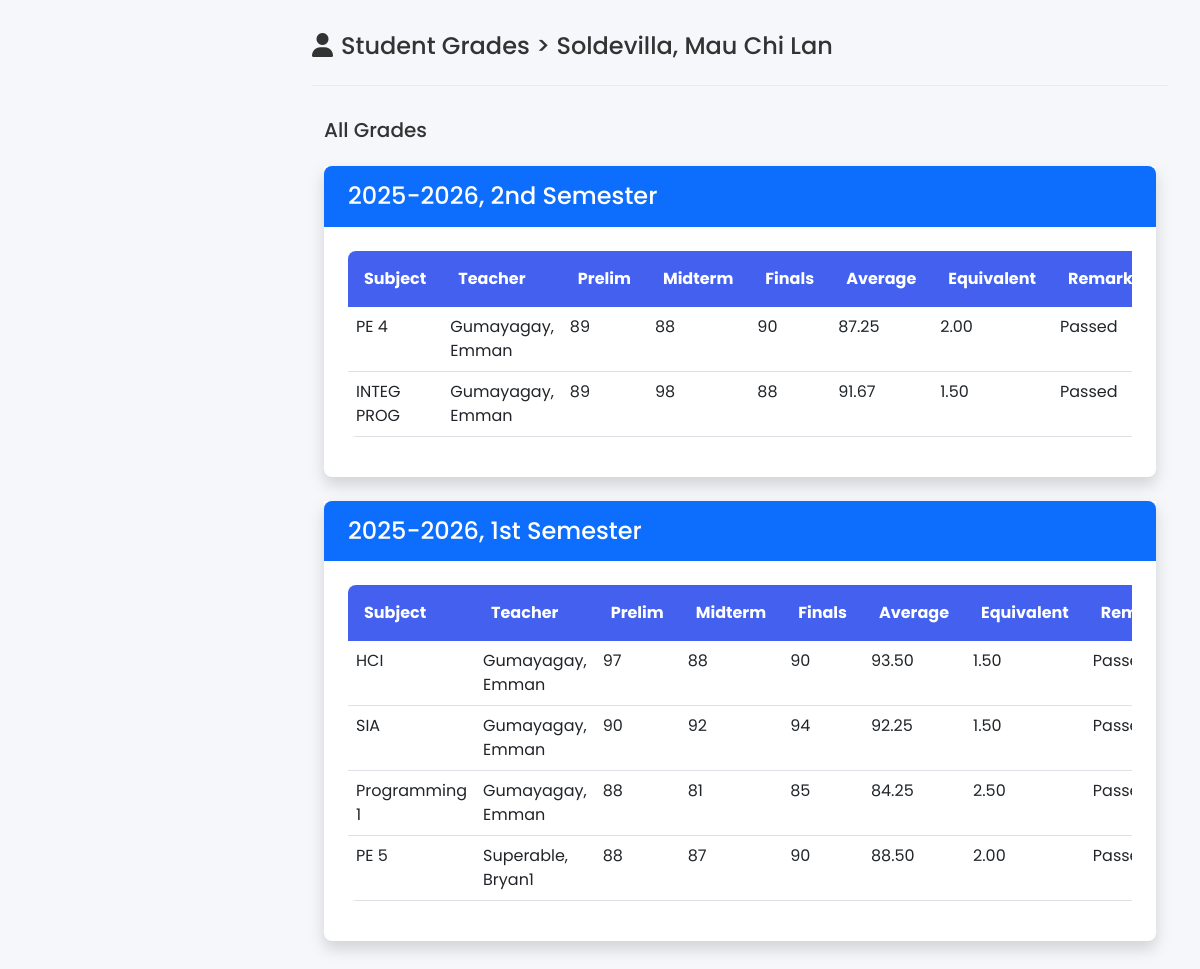
The app's page /Admin/admin-grades-view.php?id=45, older data.
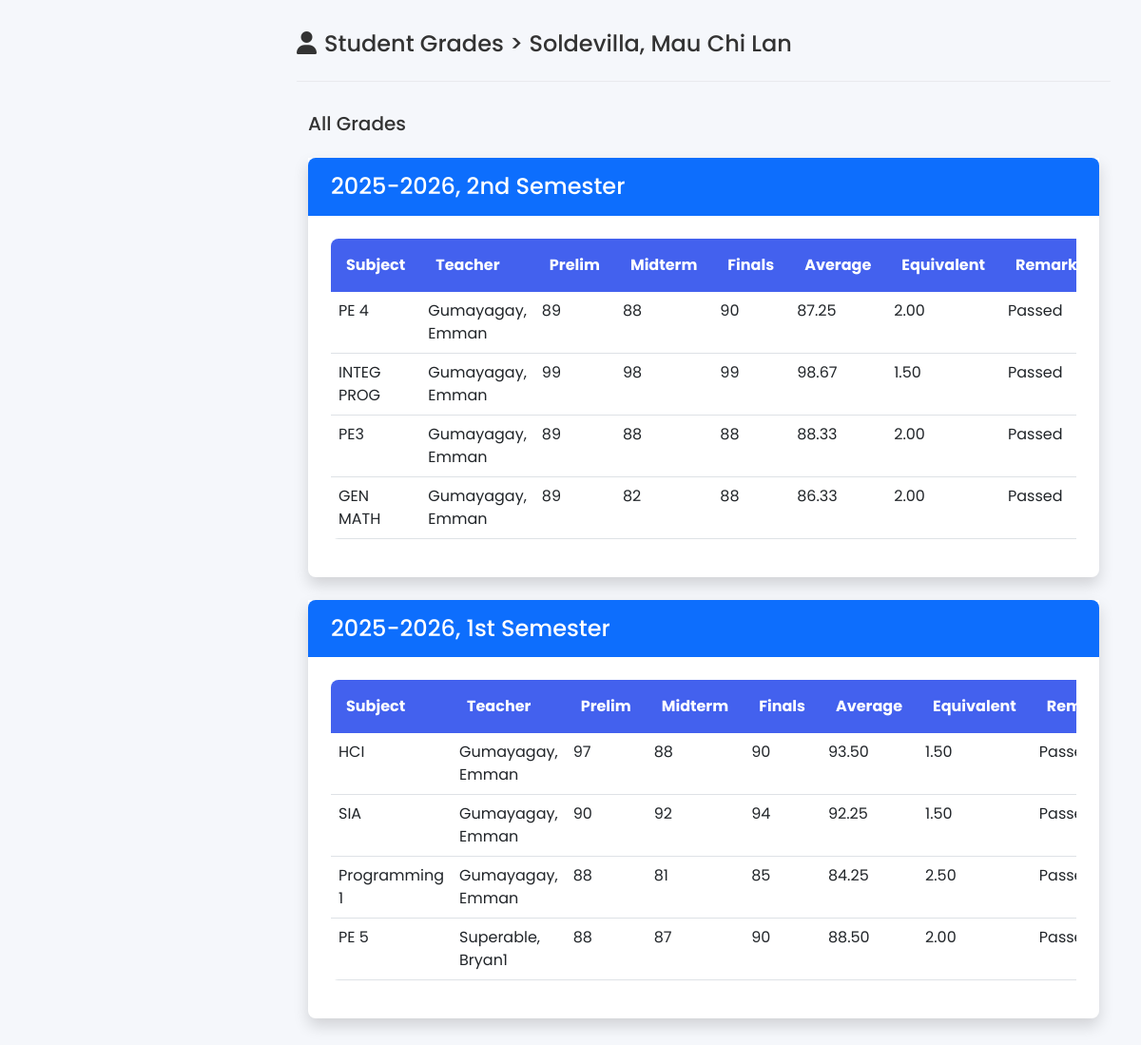
The same page, newer data.
### tables this page shows
CREATE TABLE `students` (
  `student_id` int(11) NOT NULL AUTO_INCREMENT,
  `username` varchar(225) NOT NULL,
  `password` varchar(225) NOT NULL,
  `email` varchar(225) NOT NULL,
  `firstname` varchar(225) NOT NULL,
  `lastname` varchar(225) NOT NULL,
  `course` varchar(225) NOT NULL,
  `status` varchar(255) DEFAULT NULL,
  `image` varchar(255) NOT NULL,
  `createdAt` timestamp NOT NULL DEFAULT current_timestamp(),
  PRIMARY KEY (`student_id`)
);

CREATE TABLE `schoolyear` (
  `schoolyear_id` int(11) NOT NULL AUTO_INCREMENT,
  `schoolyear` varchar(225) DEFAULT NULL,
  `semester` varchar(225) DEFAULT NULL,
  PRIMARY KEY (`schoolyear_id`)
);

CREATE TABLE `grades` (
  `grades_id` int(11) NOT NULL AUTO_INCREMENT,
  `subject_id` int(11) DEFAULT NULL,
  `teacher_id` int(11) DEFAULT NULL,
  `student_id` int(11) DEFAULT NULL,
  `schoolyear_id` int(11) DEFAULT NULL,
  `prelim` varchar(50) DEFAULT NULL,
  `midterm` varchar(50) DEFAULT NULL,
  `prefinals` varchar(50) DEFAULT NULL,
  `finals` varchar(50) DEFAULT NULL,
  `average` decimal(10,2) NOT NULL,
  `equivalent` decimal(10,2) NOT NULL,
  `remarks` varchar(255) DEFAULT NULL,
  `comment` varchar(255) DEFAULT NULL,
  `createdAt` timestamp NULL DEFAULT current_timestamp(),
  PRIMARY KEY (`grades_id`),
  UNIQUE KEY `subject_id_2` (`subject_id`,`teacher_id`,`student_id`,`schoolyear_id`),
  KEY `subject_id` (`subject_id`),
  KEY `teacher_id` (`teacher_id`),
  KEY `student_id` (`student_id`),
  KEY `sy_id` (`schoolyear_id`),
  CONSTRAINT `grades_ibfk_1` FOREIGN KEY (`student_id`) REFERENCES `students` (`student_id`),
  CONSTRAINT `grades_ibfk_3` FOREIGN KEY (`subject_id`) REFERENCES `subjects` (`subject_id`),
  CONSTRAINT `grades_ibfk_4` FOREIGN KEY (`teacher_id`) REFERENCES `teachers` (`teacher_id`),
  CONSTRAINT `grades_ibfk_5` FOREIGN KEY (`schoolyear_id`) REFERENCES `schoolyear` (`schoolyear_id`)
);

CREATE TABLE `subjects` (
  `subject_id` int(11) NOT NULL AUTO_INCREMENT,
  `teacher_id` int(11) NOT NULL,
  `subject_code` varchar(255) NOT NULL,
  `subject` varchar(225) DEFAULT NULL,
  `course` varchar(225) DEFAULT NULL,
  `yearlevel` varchar(255) DEFAULT NULL,
  `schoolyear_id` int(11) NOT NULL,
  `status` varchar(255) DEFAULT NULL,
  `subject_created` timestamp NULL DEFAULT current_timestamp(),
  PRIMARY KEY (`subject_id`),
  KEY `teacher_id` (`teacher_id`),
  KEY `schoolyear_id` (`schoolyear_id`),
  CONSTRAINT `subjects_ibfk_1` FOREIGN KEY (`teacher_id`) REFERENCES `teachers` (`teacher_id`),
  CONSTRAINT `subjects_ibfk_2` FOREIGN KEY (`schoolyear_id`) REFERENCES `schoolyear` (`schoolyear_id`) ON DELETE NO ACTION ON UPDATE NO ACTION
);

CREATE TABLE `teachers` (
  `teacher_id` int(11) NOT NULL AUTO_INCREMENT,
  `username` varchar(255) DEFAULT NULL,
  `password` varchar(255) DEFAULT NULL,
  `email` varchar(255) DEFAULT NULL,
  `firstname` varchar(255) DEFAULT NULL,
  `lastname` varchar(255) DEFAULT NULL,
  `department` varchar(255) DEFAULT NULL,
  `status` varchar(255) DEFAULT NULL,
  `createdAt` timestamp NULL DEFAULT current_timestamp(),
  PRIMARY KEY (`teacher_id`)
);

### Admin/admin-grades-view.php (the view, shortened to what the changed rows need)
<?php
$conn = connectToDB();
$sql = "SELECT * FROM students WHERE student_id = ?";
$stmt = $conn->prepare($sql);
$stmt->bind_param("i", $_GET['id']);
$stmt->execute();
$result = $stmt->get_result();
$students = array();
while ($row = $result->fetch_assoc()) {
    $students[] = $row;
}
?>
<!DOCTYPE html>
<html lang="en">
<head>
    <?php include 'includes/header.php' ?>
</head>
<body>
    <main class="main-content">
        <div class="page-header">
            <h4><i class="fas fa-user me-2"></i>Student Grades > <?php foreach ($students as $student) {
                                                                        echo $student['lastname'] . ", " . $student['firstname'];
                                                                    } ?></h4>
        </div>
        <div class="container">
            <?php
            $conn = connectToDB();
            $sql = "SELECT * FROM schoolyear ORDER BY schoolyear_id DESC";
            $stmt = $conn->prepare($sql);
            $stmt->execute();
            $result = $stmt->get_result();
            $schoolyearlist = array();
            while ($row = $result->fetch_assoc()) {
                $schoolyearlist[] = $row;
            }
            ?>
            <?php foreach ($schoolyearlist as $schoolyear): ?>
                <div class="col mt-3 shadow rounded-bottom-3 bg-white">
                    <div class="card-border-0 custom-card mb-4">
                        <div class="card-header px-4 py-3 bg-primary text-white rounded-top-3">
                            <h4 class="card-title mb-0"><?php echo htmlspecialchars($schoolyear['schoolyear'] . ', ' . $schoolyear['semester']) . ' Semester'; ?></h4>
                        </div>
                        <div class="card-body p-4">
                            <div class="table-responsive">
                                <table class="table table-hover">
                                    <thead>
                                        <th>Subject</th>
                                        <th>Teacher</th>
                                        <th>Prelim</th>
                                        <th>Midterm</th>
                                        <th>Finals</th>
                                        <th>Average</th>
                                        <th>Equivalent</th>
                                        <th>Remarks</th>
                                    </thead>
                                    <tbody>
                                        <?php
                                        $conn = connectToDB();
                                        $sql = "SELECT *
                                                FROM grades g
                                                INNER JOIN teachers t ON g.teacher_id = t.teacher_id
                                                INNER JOIN subjects s ON g.subject_id = s.subject_id
                                                WHERE g.student_id = ? AND g.schoolyear_id = ?";
                                        $stmt = $conn->prepare($sql);
                                        $stmt->bind_param("ii", $_GET['id'], $schoolyear['schoolyear_id']);
                                        $stmt->execute();
                                        $result = $stmt->get_result();
                                        if ($result && $result->num_rows > 0) {
                                            while ($row = $result->fetch_assoc()) {
                                                echo "<tr>";
                                                echo "<td>" . $row['subject'] . "</td>";
                                                echo "<td>" . $row["lastname"] . ", " . $row["firstname"] . "</td>";
                                                echo "<td>" . $row['prelim'] . "</td>";
                                                echo "<td>" . $row['midterm'] . "</td>";
                                                echo "<td>" . $row['finals'] . "</td>";
                                                echo "<td>" . $row['average'] . "</td>";
                                                echo "<td>" . $row['equivalent'] . "</td>";
                                                echo "<td>" . $row['remarks'] . "</td>";
                                                echo "</tr>";
                                            }
                                        } else {
                                            echo "<td colspan='10' class='text-center py-4' style='color: #6c757d;'>";
                                            echo "<i class='fas fa-search mb-2' style='font-size: 2em; opacity: 0.5;'></i>";
                                            echo "<br>";
                                            echo "No submitted Grades yet.";
                                            echo "</td>";
                                        }
                                        ?>
                                    </tbody>
                                </table>
                            </div>
                        </div>
                    </div>
                </div>
            <?php endforeach; ?>
        </div>
    </main>
</body>
</html>

Row changes from the older to the newer data that the page shows:
changed grades "INTEG PROG": prelim "89" → "99"; finals "88" → "99"; average "91.67" → "98.67"
added grades: subject.subject "PE3", teacher.lastname "Gumayagay", teacher.firstname "Emman", prelim "89", midterm "88", finals "88", average "88.33", equivalent "2.00", remarks "Passed", shown under schoolyear "2025-2026, 2nd"
added grades: subject.subject "GEN MATH", teacher.lastname "Gumayagay", teacher.firstname "Emman", prelim "89", midterm "82", finals "88", average "86.33", equivalent "2.00", remarks "Passed", shown under schoolyear "2025-2026, 2nd"
